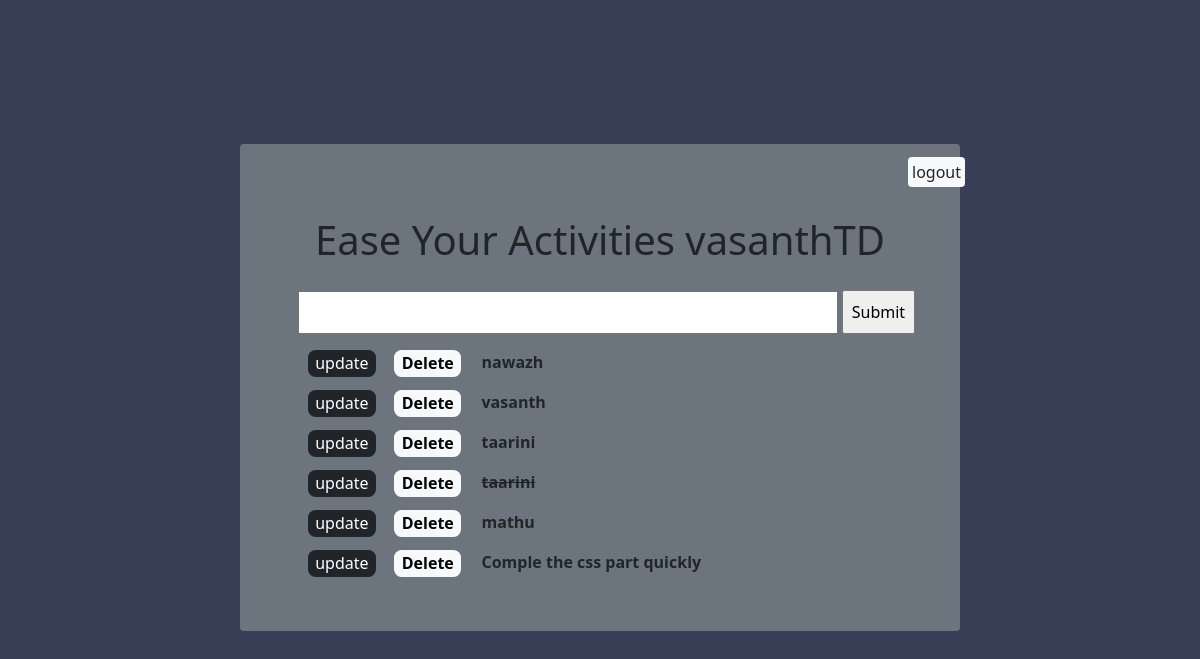
The app's page /index (signed in), older data.
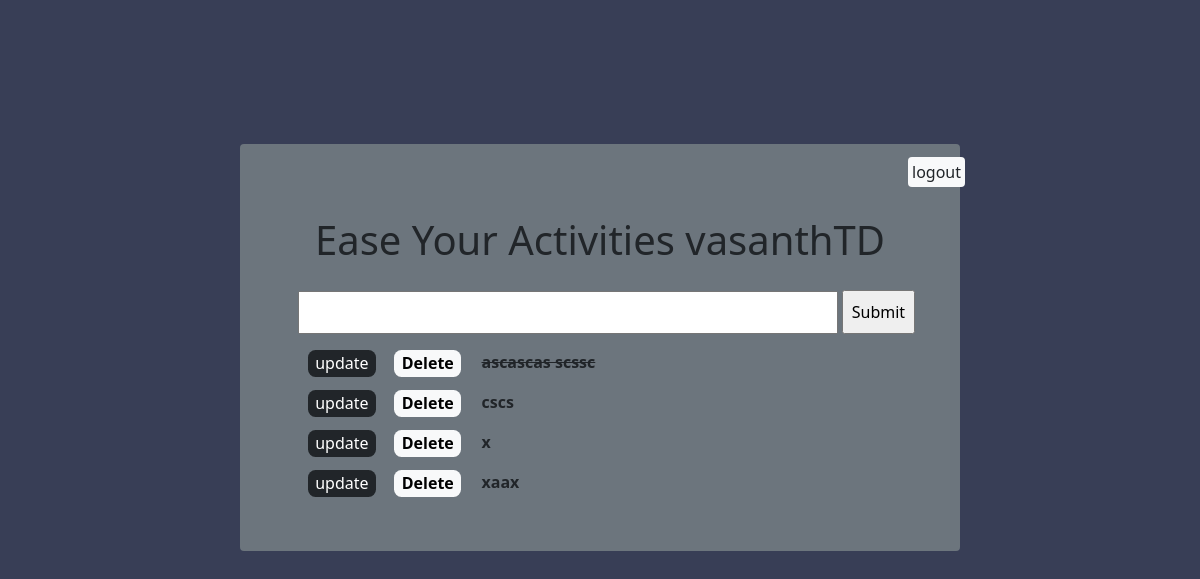
The same page, newer data.
### app1/models/create.py (models this page shows)
class Create(models.Model):
    title = models.CharField(max_length=200)
    complete = models.BooleanField(default=False)
    created = models.DateTimeField(auto_now_add=True)
    email = models
    def __str__(self):
        return self.title

### app1/views.py (the view)
# urls.py: path('index',views.index, name = "index"),
@login_required
def index(request):
    create = Create.objects.all()
    form = CreateForm()
    if request.method == 'POST':
        form = CreateForm(request.POST)
        if form.is_valid():
            form.save()
        return redirect('/index')
    context = {'create':create, 'form':form}
    return render(request, 'index.html', context)

### app1/forms.py
class CreateForm(forms.ModelForm):
    class Meta:
        model = Create
        fields = '__all__'

### app1/templates/index.html (shortened to what this page needs)
{% extends 'layout.html' %}
{% block content %}
<div class=" bg-secondary rounded   mainpage ">
    <div class="logout accordion-body mt-4">
        <a href="/" class="bg-light text-center rounded  text-decoration-none  p-1 text-dark  ">logout</a>
        </div>
<h1 class="text-dark text-center pt-3"> Ease Your Activities {{user.username}} </h1>
<form class="indexform" method="POST" action="index">
     {{ form.title }}
    <input class="submitbtn p-2 " type="submit" name="Create Todo">
</form>
        {% for x in create %}
            <div class="UpDelCol container-fluid mt-3 ">
                <a class="btnUpdate text-decoration-none  btn-dark" href="{% url 'update_create' x.id %}">update</a>
                <a class="Deletebtn text-decoration-none  btn-light" href="{% url 'delete' x.id %}">Delete</a>
                {% if x.complete == True %}
                <strike class="activites mx-3 fw-bold "> {{ x }} </strike>
                {% else %}
                <Span class="activites mx-3 fw-bold ">{{ x }}</Span>
                {% endif%}
            </div>
        {% endfor %}
    </div>
{% endblock content %}

### app1/templates/layout.html (shortened to what this page needs)
{% load static %}
<!DOCTYPE html>
<html lang="en">
<head>
    <link rel="stylesheet" href="{% static 'style.css' %}">
    <link href="https://cdn.jsdelivr.net/npm/bootstrap@5.0.2/dist/css/bootstrap.min.css" rel="stylesheet">
</head>
<body class="py-5" style="background-color: #383e56;">
    {% block content %}
    {% endblock content %}
</body>
</html>

### app1/static/style.css (style rules this page uses)
.mainpage { margin-top: 8%; height:auto; width: 60%; margin-left: 20%; padding-bottom: 15mm; box-shadow: 12px 12px 16px 0 rgba(148, 27, 27, 0.25) -8px -8px, 12px, 0 rgba(243, 7, 7, 0.3); }
input[type="text" i] { margin-top: 5mm; width: 75%; margin-left: 8%; }
.btnUpdate { margin-left: 8%; border-radius: 2mm; padding-top: .5mm; padding-bottom: 1mm; padding-left: 2mm; padding-right: 2mm; font-weight: 500; }
.Deletebtn { margin-left: 2%; border-radius: 2mm; padding-top: .5mm; padding-bottom: 1mm; padding-left: 2mm; padding-right: 2mm; font-weight: 650; }
.logout { margin-left: 50%; }
#id_complete,input { padding: 2mm; }

### app1/templates/index.html (style rules this page uses)
.logout { margin-left: 90%; }

Row changes from the older to the newer data that the page shows:
removed Create: title "nawazh"
removed Create: title "vasanth"
removed Create: title "taarini"
removed Create: title "taarini"
removed Create: title "mathu"
removed Create: title "Comple the css part quickly"
added Create: title "ascascas scssc"
added Create: title "cscs"
added Create: title "x"
added Create: title "xaax"
